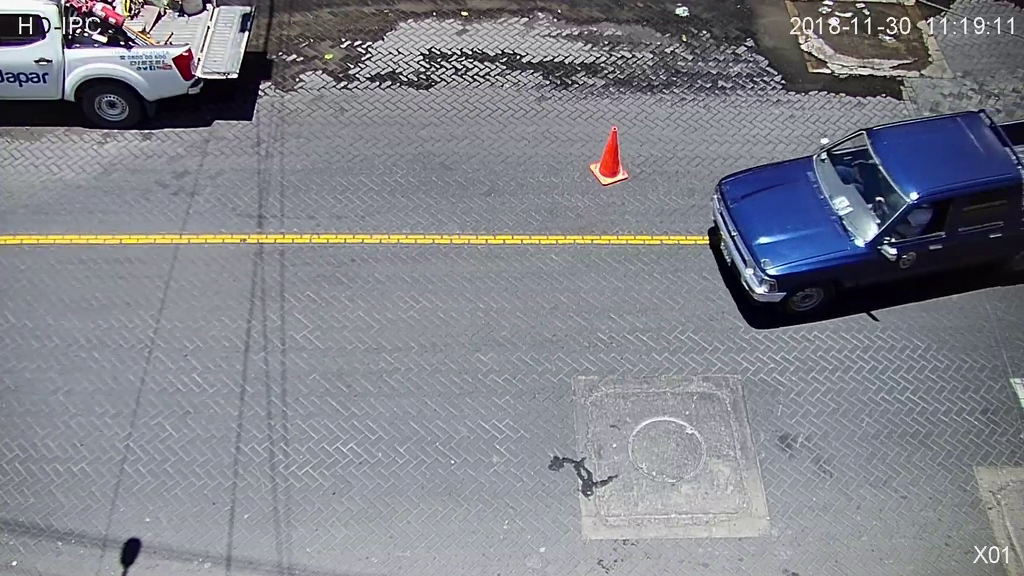
#> input picture frame 7 of videos/video2.mp4, 1024 x 576 px
$ python ejecucion.py
#> lines starting #> are read from the running program, lines starting #| are printed output that depends on the picture
### Track.py
import cv2
import sys
from random import randint
import math

class Track():
  type_tracker = ""
  bboxes = []
  colors = []
  frame_width = 0.0
  camera_distance = 0.0
  focal_distance = 0.0
  field_view = 0.0
  frame_width_m = 0.0
  m_pixel = 0.0
  fact_km_h = 0.0
  frame_time = 0.0
  video_fps = 0.0
  frame_time = 0.0

  def init_parameters(self):
    # Distancia  hacia el objeto en metros
    self.camera_distance = 13.253
    #Distancia foal en metros
    self.focal_distance = 0.0039
    #Campo de vision - Grados
    self.field_view = 69
    #Distancia Horizontal en metros
    self.frame_width_m = round(2*(math.tan(math.radians(self.field_view*0.5))*self.camera_distance),3)
    #Pixel a metros
    self.m_pixel = round(self.frame_width_m/self.frame_width,5)
    #Factor de conversion pixel/metros
    self.fact_km_h = 3600.0
    #Frames por segundo
    self.frame_time = 1000/self.video_fps

  def open_video(self, path):
    #Abrir video
    video = cv2.VideoCapture(path)
    if not video.isOpened():
      print("Error: No se puede abrir el video")
      sys.exit()
    self.frame_width = video.get(cv2.CAP_PROP_FRAME_WIDTH)
    self.video_fps = video.get(cv2.CAP_PROP_FPS)
    return video

  def create_tracker(self):
    #Creación y seleccion del tracker "KFC" Kernelized Correlation Filters
    self.type_tracker = "KCF"
    tracker = cv2.TrackerKCF_create()
    return tracker

  # [8 lines left out: function average_list, not called in this run]

  def simple_tracker(self, path):
#> called with path = 'videos/video2.mp4'
    video = self.open_video(path)
    self.init_parameters()
    #Primer frame
    ok, frame = video.read()
#> frame is the input picture: shape (576, 1024, 3); mean B, G, R 138, 130.1, 128.1
    old_frame = frame
    if not ok:
      print('Error: No se puede leer el archivo de video')
      sys.exit()
    #Creacion de punto para el calculo de velocidad instantanea
    feature_params = dict( maxCorners = 100,qualityLevel = 0.3,minDistance = 7,blockSize = 7 )
    lk_params = dict(winSize  = (15,15),maxLevel = 2,criteria = (cv2.TERM_CRITERIA_EPS | cv2.TERM_CRITERIA_COUNT, 10, 0.03))
    old_gray = cv2.cvtColor(old_frame, cv2.COLOR_BGR2GRAY)
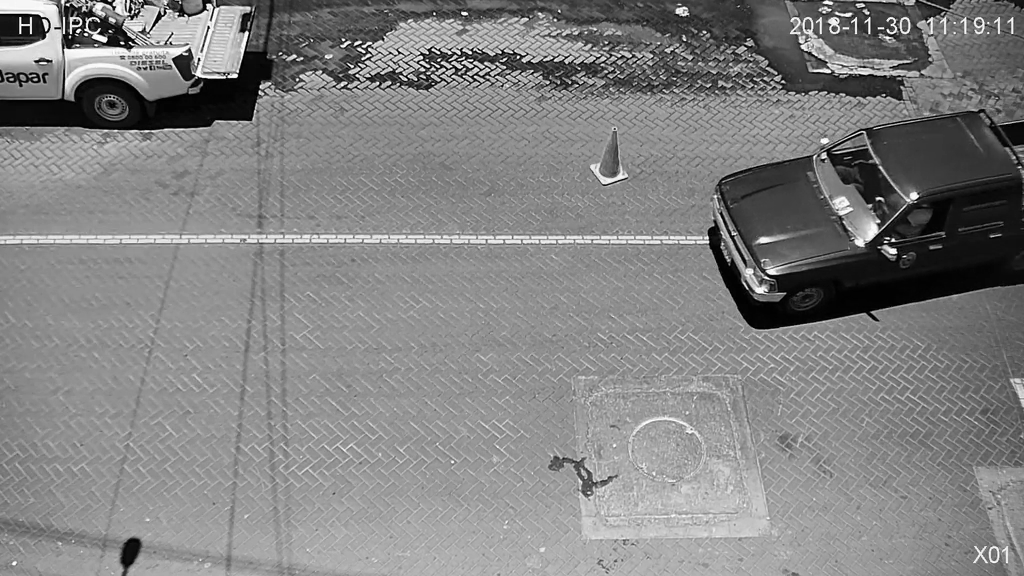
#> old_gray: shape (576, 1024); min 0, max 255, mean 130.4
    p0 = cv2.goodFeaturesToTrack(old_gray, mask = None, **feature_params)
#> p0 = 100 rows, first 8: [22, 26], [72, 24], [32, 17], [111, 2], [105, 39], [83, 29], [461, 51], [60, 27]
    tracker = self.create_tracker()
    #Region de delimitacion
#> (the run stopped early here; a loop or call above may not have finished)

$ run again, starting later in the video
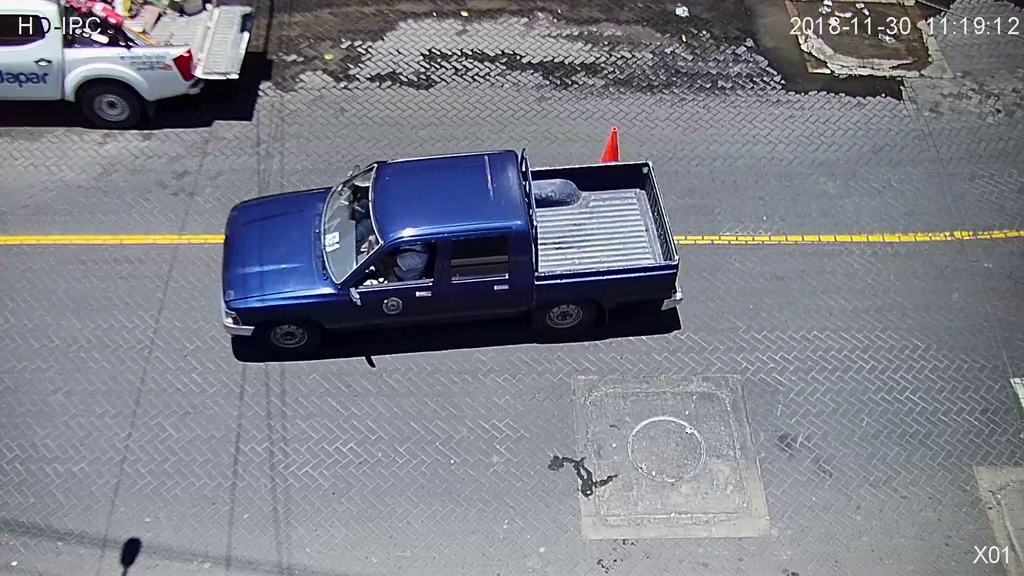
#> input picture frame 34 of videos/video2.mp4, 1024 x 576 px
#> in simple_tracker, frame is the input picture: shape (576, 1024, 3); mean B, G, R 135.5, 126, 123.5
#> in simple_tracker, `old_gray = cv2.cvtColor(old_frame, cv2.COLOR_BGR2GRAY)`:
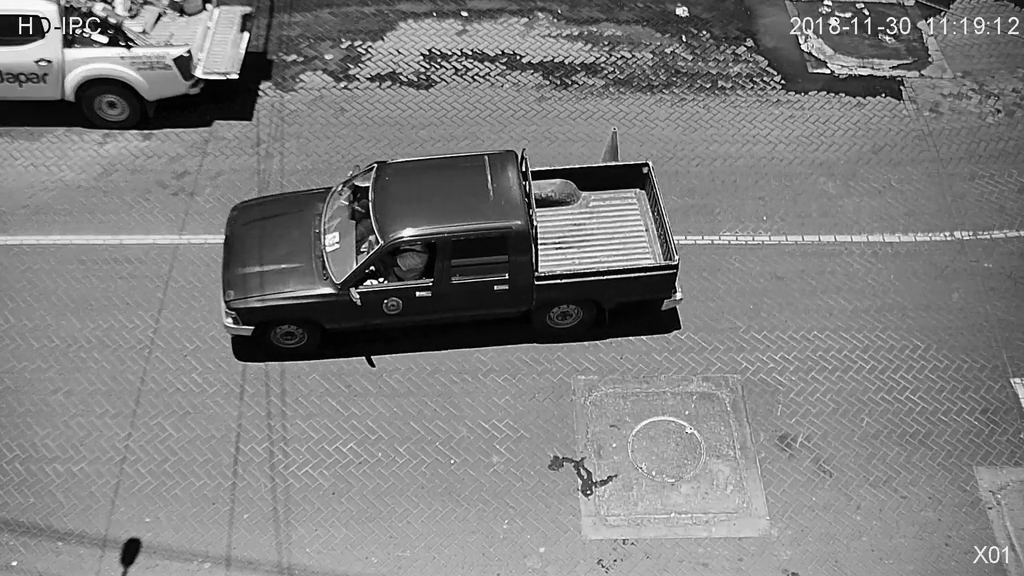
#> old_gray: shape (576, 1024); min 0, max 255, mean 126.3
#> p0 = 81 rows, first 8: [22, 26], [30, 17], [20, 17], [73, 27], [540, 244], [380, 280], [78, 22], [81, 32]

$ run again, starting later in the video
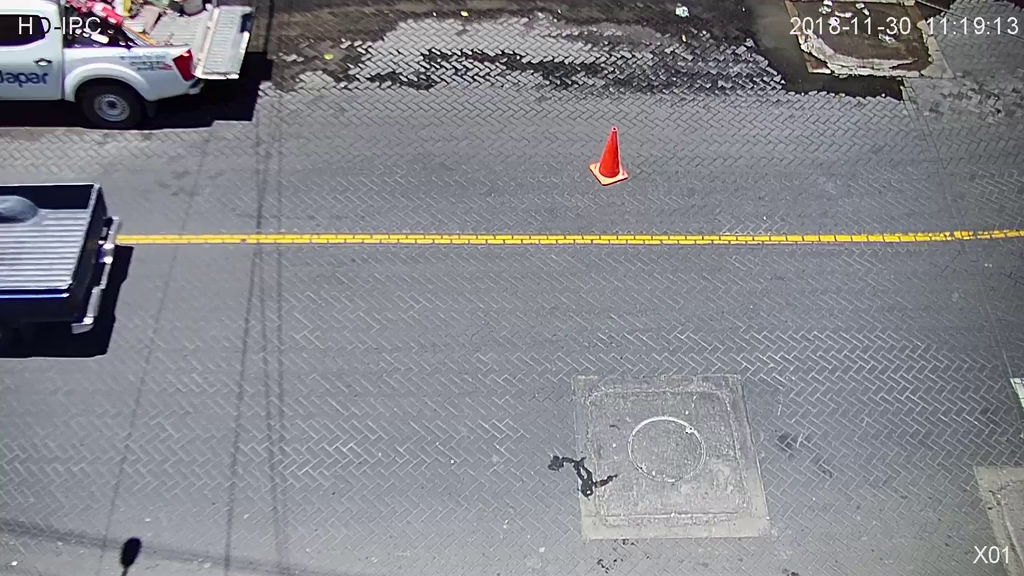
#> input picture frame 61 of videos/video2.mp4, 1024 x 576 px
#> in simple_tracker, frame is the input picture: shape (576, 1024, 3); mean B, G, R 139.1, 133.9, 132.7
#> in simple_tracker, `old_gray = cv2.cvtColor(old_frame, cv2.COLOR_BGR2GRAY)`:
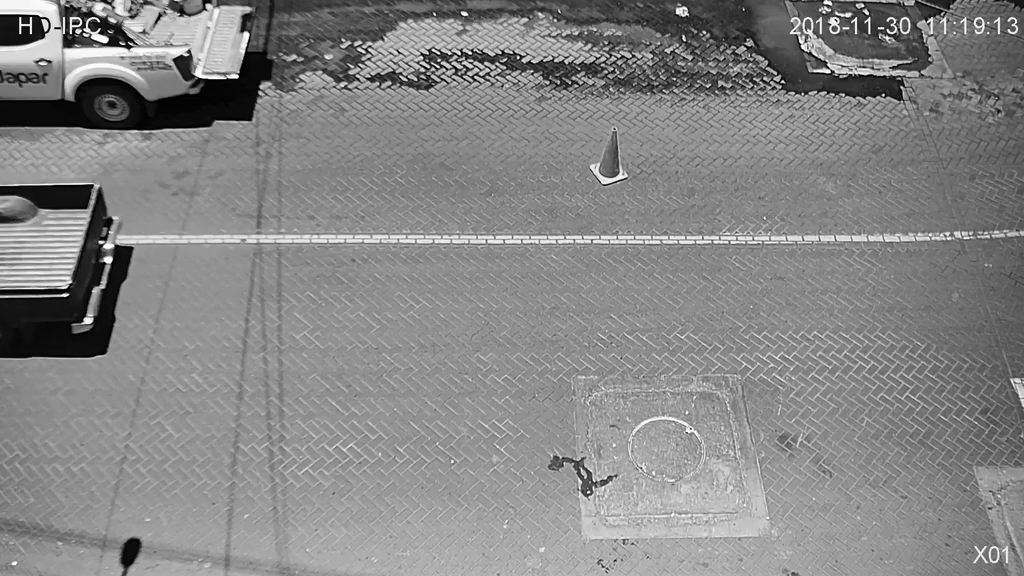
#> old_gray: shape (576, 1024); min 0, max 255, mean 134.1
#> p0 = 77 rows, first 8: [22, 25], [72, 24], [30, 17], [20, 17], [81, 32], [60, 26], [106, 40], [519, 57]
